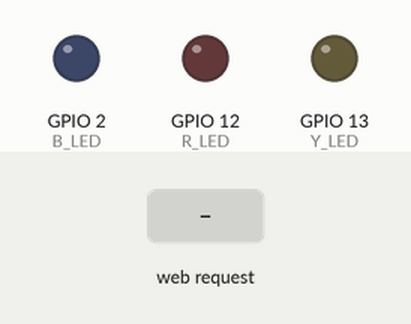
Recording of a sketch running on a simulated ESP32. Shown: output pins drawn as LEDs (lit = HIGH). The test bench sets the inputs (shaded band). WiFi joins after 1.5 s; servers stay silent unless stated; what the sketch prints to the serial monitor is not drawn.

Above: at 2.7 s.
2.8 s: HTTP request GET /Y received
At 3.1 s:
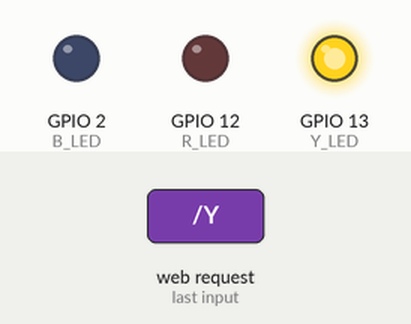
4.3 s: HTTP request GET /R received
At 5.5 s:
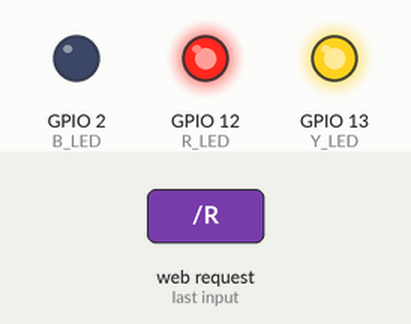
5.8 s: HTTP request GET /y received
At 6.6 s:
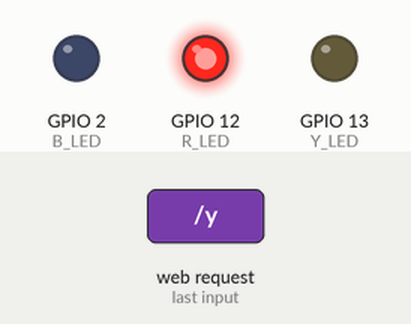
7.3 s: HTTP request GET /B received
At 7.7 s:
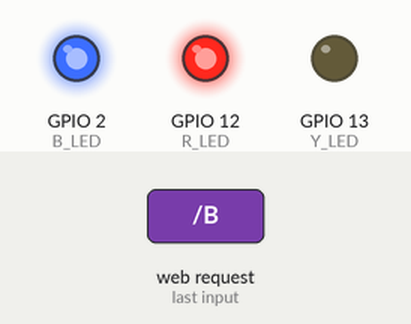
8.8 s: HTTP request GET /r received
At 10.0 s:
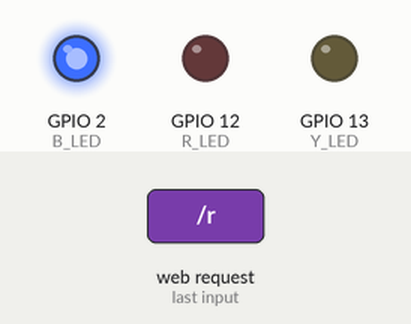
10.3 s: HTTP request GET /Y received
At 11.2 s:
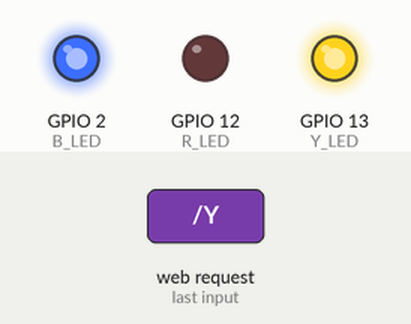
Timing chart, 0 to 12.8 s (numbered marks = the images above; inputs shaded):
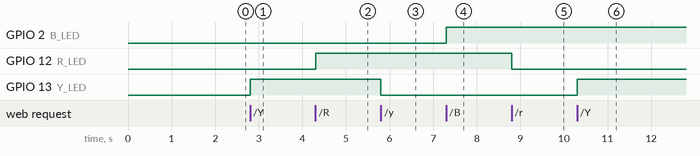

Measured:
- after the input at 2.8 s, GPIO 13 (Y_LED): LOW → HIGH at once
- after the input at 4.3 s, GPIO 12 (R_LED): LOW → HIGH at once
- after the input at 5.8 s, GPIO 13 (Y_LED): HIGH → LOW at once
- after the input at 7.3 s, GPIO 2 (B_LED): LOW → HIGH at once
- after the input at 8.8 s, GPIO 12 (R_LED): HIGH → LOW at once
- after the input at 10.3 s, GPIO 13 (Y_LED): LOW → HIGH at once

The sketch:

Esp32Server.ino
```cpp
// (licence header left out)
#include <WiFi.h> //Include Wifi Lib
#include "secrets.h" // Include my secret user and wifi password

/* IO DEFINE */
#define R_LED 12 // Define pins on ESP32 to use
#define Y_LED 13 // Define pins on ESP32 to use
#define B_LED 2 // Define pins on ESP32 to use

// UNCOMMENT CODE BELOW IF YOU WANT PUT YOUR USER AND KEY HERE
//const char* ssid     = "SSID"; //  Put here your SSID WiFi network
//const char* password = "WIFI PASSWORD"; // Put here your password WiFi network

//IF YOU ARE USING SECRETS.H KEEP THE CODE BELOW, IF NOT, COMMENT NEXT 2 LINES BELOW
char ssid[] = SECRET_SSID;   // Your network SSID (name) only if you are using secret.h
char password[] = SECRET_PASS;   // Your network password only if you are using secret.h

/* NET WORK CONFIGURATION*/
WiFiServer server(80); // Port used
IPAddress local_IP(192, 168, 0, 108);// Set your Static IP address
IPAddress gateway(192, 168, 0, 1); // Set your Gateway IP address
IPAddress subnet(255, 255, 0, 0); // Network Mask


void setup()
{
    // Start configuration
    Serial.begin(115200);
    pinMode(Y_LED, OUTPUT);      // set the LED pin mode
    pinMode(R_LED, OUTPUT);      // set the LED pin mode
    pinMode(B_LED, OUTPUT);      // set the LED pin mode

    delay(10);

    // We start by connecting to a WiFi network
    // Configures static IP address
    if (!WiFi.config(local_IP, gateway, subnet)) { //Try to connect
    Serial.println("STA Failed to configure"); // If conncetion fail, print on Screen this message
    }

    // Print on Screen the informations about Network name
    Serial.print("Connecting to ");
    Serial.println(ssid);
    WiFi.begin(ssid, password); //Inicialize the conection using user and pass

    while (WiFi.status() != WL_CONNECTED) {
        delay(500);
        Serial.print("."); //Print dots on screen while wait the connection
    }

    Serial.println("");
    Serial.println("WiFi connected.");// Print on screen if the connection has been successful
    Serial.println("IP address: ");
    Serial.println(WiFi.localIP()); // Print the IP used on screen
    server.begin(); // Inicialize the server

}

int value = 0;

void loop(){
 WiFiClient client = server.available();   // listen for incoming clients

  if (client) {                             // if you get a client,
    Serial.println("New Client.");           // print a message out the serial port
    String currentLine = "";                // make a String to hold incoming data from the client
    while (client.connected()) {            // loop while the client's connected
      if (client.available()) {             // if there's bytes to read from the client,
        char c = client.read();             // read a byte, then
        Serial.write(c);
        if (c == '\n') {                    // if the byte is a newline character

          // if the current line is blank, you got two newline characters in a row.
          // that's the end of the client HTTP request, so send a response:
          if (currentLine.length() == 0) {
            // HTTP headers always start with a response code (e.g. HTTP/1.1 200 OK)
            // and a content-type so the client knows what's coming, then a blank line:
            client.println("HTTP/1.1 200 OK");
            client.println("Content-type:text/html");
            client.println();

            // The HTTP response ends with another blank line:
            client.println();
            // break out of the while loop:
            break;
          } else {    // if you got a newline, then clear currentLine:
            currentLine = "";
          }
        } else if (c != '\r') {  // if you got anything else but a carriage return character,
          currentLine += c;      // add it to the end of the currentLine
        }// print it out the serial monitor

        // Check to see if the client request was "GET /H" or "GET /L":
        if (currentLine.endsWith("GET /Y")) {
          digitalWrite(Y_LED, HIGH);               // GET /Y turns the LED on
        }
        if (currentLine.endsWith("GET /y")) {
          digitalWrite(Y_LED, LOW);                // GET /y turns the LED off
        }
        if (currentLine.endsWith("GET /R")) {
          digitalWrite(R_LED, HIGH);               // GET /R turns the LED on
        }
        if (currentLine.endsWith("GET /r")) {
          digitalWrite(R_LED, LOW);                // GET /r turns the LED off
        }
        if (currentLine.endsWith("GET /B")) {
          digitalWrite(B_LED, HIGH);               // GET /B turns the LED on
        }
        if (currentLine.endsWith("GET /b")) {
          digitalWrite(B_LED, LOW);                // GET /b turns the LED off
        }
      }
    }
    // close the connection:
    client.stop();
    Serial.println("Client Disconnected.");
  }
}
```

secrets_example.h
```cpp
// Use this file to store all of the private credentials
// and connection details

#define SECRET_SSID "MySSID"		// replace MySSID with your WiFi network name
#define SECRET_PASS "MyPassword"	// replace MyPassword with your WiFi password

//#define SECRET_CH_ID 000000			// replace 0000000 with your channel number
//#define SECRET_WRITE_APIKEY "XYZ"   // replace XYZ with your channel write API Key
```
